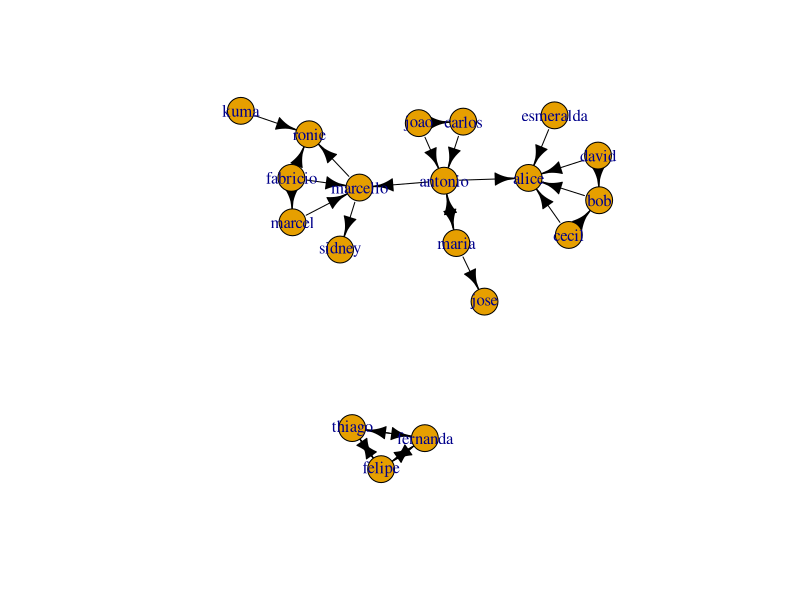

Reproduce this figure in R. (Note: this script raises an error after producing the figure.)
## ---- chunk 1
library(igraph)
relacoes <- read.csv('../data//relacoes_evol1.csv', sep=';')
g <- graph.data.frame(relacoes, directed=TRUE)
## ---- chunk 2
plot(g, layout=layout.kamada.kawai, edge.width=E(g)$weight, edge.color="black")
## ---- chunk 3
qtd_vertice <- vcount(g)
qtd_vertice
qtd_aresta <- ecount(g)
qtd_aresta
is.connected(g)
## ---- chunk 4
diam <- diameter(g)
diam
nodes <- farthest.nodes(g)
nodes
V(g)[nodes[1]]
V(g)[nodes[2]]
## ---- chunk 5
aver_path <- average.path.length(g, directed=TRUE, unconnected=TRUE)
aver_path
## ---- chunk 6
aver_path <- average.path.length(g, directed=TRUE, unconnected=FALSE)
aver_path
## ---- chunk 7
degree(g, mode="in")
degree(g, mode="out")
degree(g, mode="all")
## ---- chunk 8
betweenness <- betweenness(g, directed=TRUE)
which.max(betweenness)
which.min(betweenness)
## ---- chunk 9
reciprocity(g)
## ---- chunk 10
authority_values <- authority.score(g)$vector
authority_values
which.max(authority_values)
which.min(authority_values)
hub_values <- hub.score(g)$vector
hub_values
which.max(hub_values)
which.min(hub_values)
## ---- chunk 11
page_rank_values <- page.rank(g)$vector
page_rank_values
which.max(page_rank_values)
which.min(page_rank_values)
## ---- chunk 12
cl <- clusters(g)
quantidade_clusters <- cl$no
quantidade_clusters
## ---- chunk 13
plot(g, layout=layout.kamada.kawai, 
     edge.width=E(g)$width, 
     edge.color="black", 
     vertex.color=cl$membership)
